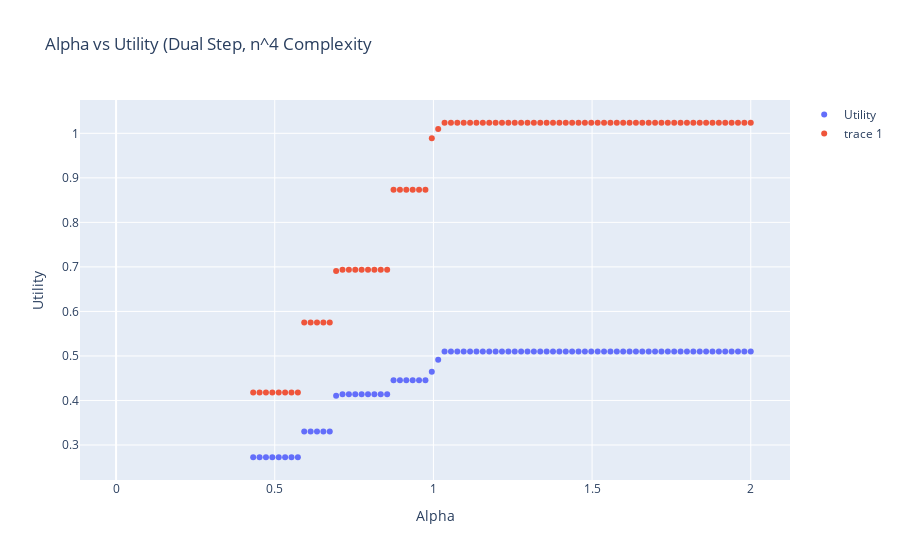

Notebook source saved alongside this figure:
### Code cell
k = double_step(a, b, u_plus, u_minus, c_plus, c_minus, alphas, w_a, w_b)
